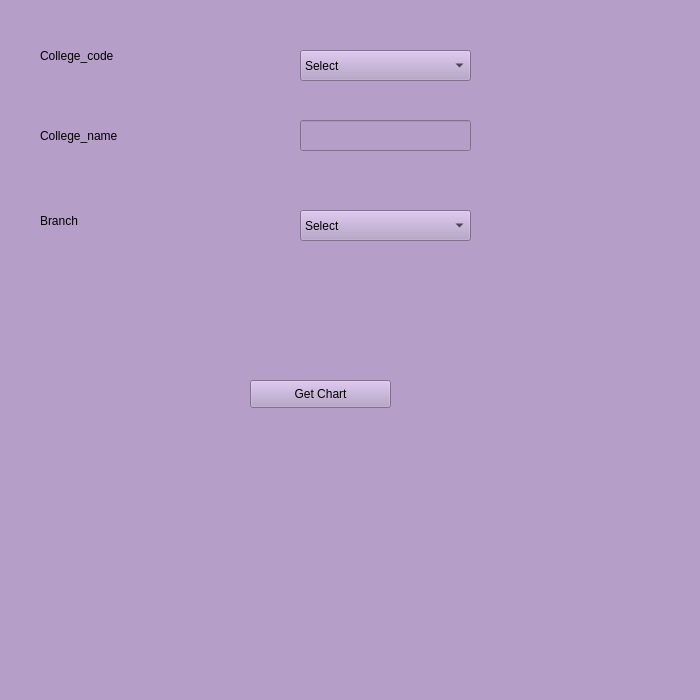
<?xml version="1.0" encoding="UTF-8"?>
<ui version="4.0">
 <class>passing</class>
 <widget class="QMainWindow" name="passing">
  <property name="geometry">
   <rect>
    <x>0</x>
    <y>0</y>
    <width>700</width>
    <height>700</height>
   </rect>
  </property>
  <property name="maximumSize">
   <size>
    <width>700</width>
    <height>700</height>
   </size>
  </property>
  <property name="windowTitle">
   <string>admission</string>
  </property>
  <property name="styleSheet">
   <string notr="true">background-color: rgb(181, 158, 200);</string>
  </property>
  <widget class="QWidget" name="centralwidget">
   <widget class="QLabel" name="label">
    <property name="geometry">
     <rect>
      <x>40</x>
      <y>40</y>
      <width>141</width>
      <height>31</height>
     </rect>
    </property>
    <property name="styleSheet">
     <string notr="true">font: 12pt &quot;MS Shell Dlg 2&quot;;
font: 12pt &quot;MS Shell Dlg 2&quot;;</string>
    </property>
    <property name="text">
     <string>College_code</string>
    </property>
   </widget>
   <widget class="QLabel" name="label_2">
    <property name="geometry">
     <rect>
      <x>40</x>
      <y>120</y>
      <width>131</width>
      <height>31</height>
     </rect>
    </property>
    <property name="styleSheet">
     <string notr="true">font: 12pt &quot;MS Shell Dlg 2&quot;;</string>
    </property>
    <property name="text">
     <string>College_name</string>
    </property>
   </widget>
   <widget class="QComboBox" name="cmbcode">
    <property name="geometry">
     <rect>
      <x>300</x>
      <y>50</y>
      <width>171</width>
      <height>31</height>
     </rect>
    </property>
    <property name="styleSheet">
     <string notr="true">font: 12pt &quot;MS Shell Dlg 2&quot;;</string>
    </property>
    <item>
     <property name="text">
      <string>Select</string>
     </property>
    </item>
   </widget>
   <widget class="QLineEdit" name="txtname">
    <property name="geometry">
     <rect>
      <x>300</x>
      <y>120</y>
      <width>171</width>
      <height>31</height>
     </rect>
    </property>
    <property name="styleSheet">
     <string notr="true">font: 12pt &quot;MS Shell Dlg 2&quot;;</string>
    </property>
   </widget>
   <widget class="QLabel" name="label_3">
    <property name="geometry">
     <rect>
      <x>40</x>
      <y>210</y>
      <width>121</width>
      <height>21</height>
     </rect>
    </property>
    <property name="styleSheet">
     <string notr="true">font: 12pt &quot;MS Shell Dlg 2&quot;;</string>
    </property>
    <property name="text">
     <string>Branch</string>
    </property>
   </widget>
   <widget class="QComboBox" name="cmbbranch">
    <property name="geometry">
     <rect>
      <x>300</x>
      <y>210</y>
      <width>171</width>
      <height>31</height>
     </rect>
    </property>
    <property name="styleSheet">
     <string notr="true">font: 12pt &quot;MS Shell Dlg 2&quot;;</string>
    </property>
    <item>
     <property name="text">
      <string>Select</string>
     </property>
    </item>
   </widget>
   <widget class="QPushButton" name="btnchart">
    <property name="geometry">
     <rect>
      <x>250</x>
      <y>380</y>
      <width>141</width>
      <height>28</height>
     </rect>
    </property>
    <property name="styleSheet">
     <string notr="true">font: 12pt &quot;MS Shell Dlg 2&quot;;</string>
    </property>
    <property name="text">
     <string>Get Chart</string>
    </property>
   </widget>
  </widget>
  <widget class="QStatusBar" name="statusbar"/>
 </widget>
 <resources/>
 <connections/>
</ui>
